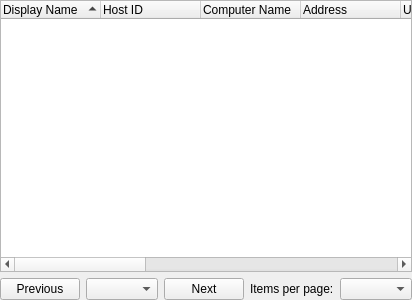
<?xml version="1.0" encoding="UTF-8"?>
<ui version="4.0">
 <class>RouterGroupWidget</class>
 <widget class="QWidget" name="RouterGroupWidget">
  <property name="geometry">
   <rect>
    <x>0</x>
    <y>0</y>
    <width>400</width>
    <height>300</height>
   </rect>
  </property>
  <layout class="QVBoxLayout" name="verticalLayout">
   <property name="leftMargin">
    <number>0</number>
   </property>
   <property name="topMargin">
    <number>0</number>
   </property>
   <property name="rightMargin">
    <number>0</number>
   </property>
   <property name="bottomMargin">
    <number>0</number>
   </property>
   <item>
    <widget class="QTreeWidget" name="tree_host">
     <property name="contextMenuPolicy">
      <enum>Qt::ContextMenuPolicy::CustomContextMenu</enum>
     </property>
     <property name="selectionBehavior">
      <enum>QAbstractItemView::SelectionBehavior::SelectRows</enum>
     </property>
     <property name="indentation">
      <number>0</number>
     </property>
     <property name="sortingEnabled">
      <bool>true</bool>
     </property>
     <property name="columnCount">
      <number>12</number>
     </property>
     <column>
      <property name="text">
       <string>Display Name</string>
      </property>
     </column>
     <column>
      <property name="text">
       <string>Host ID</string>
      </property>
     </column>
     <column>
      <property name="text">
       <string>Computer Name</string>
      </property>
     </column>
     <column>
      <property name="text">
       <string>Address</string>
      </property>
     </column>
     <column>
      <property name="text">
       <string>User Name</string>
      </property>
     </column>
     <column>
      <property name="text">
       <string>Comment</string>
      </property>
     </column>
     <column>
      <property name="text">
       <string>Operating System</string>
      </property>
     </column>
     <column>
      <property name="text">
       <string>Version</string>
      </property>
     </column>
     <column>
      <property name="text">
       <string>Architecture</string>
      </property>
     </column>
     <column>
      <property name="text">
       <string>Last Connect</string>
      </property>
     </column>
     <column>
      <property name="text">
       <string>Last Modify</string>
      </property>
     </column>
     <column>
      <property name="text">
       <string>Status</string>
      </property>
     </column>
    </widget>
   </item>
   <item>
    <layout class="QHBoxLayout" name="layout_hosts_pagination">
     <item>
      <widget class="IconTextButton" name="button_hosts_prev">
       <property name="toolTip">
        <string>Previous page</string>
       </property>
       <property name="text">
        <string>Previous</string>
       </property>
       <property name="icon">
        <iconset resource="../../../common/resources/common.qrc">
         <normaloff>:/img/arrow-left.svg</normaloff>:/img/arrow-left.svg</iconset>
       </property>
      </widget>
     </item>
     <item>
      <widget class="QComboBox" name="combo_hosts_page"/>
     </item>
     <item>
      <widget class="IconTextButton" name="button_hosts_next">
       <property name="toolTip">
        <string>Next page</string>
       </property>
       <property name="text">
        <string>Next</string>
       </property>
       <property name="icon">
        <iconset resource="../../../common/resources/common.qrc">
         <normaloff>:/img/arrow-right.svg</normaloff>:/img/arrow-right.svg</iconset>
       </property>
      </widget>
     </item>
     <item>
      <widget class="QLabel" name="label_hosts_page_size">
       <property name="text">
        <string>Items per page:</string>
       </property>
      </widget>
     </item>
     <item>
      <widget class="QComboBox" name="combo_hosts_page_size"/>
     </item>
     <item>
      <spacer name="spacer_hosts_pagination">
       <property name="orientation">
        <enum>Qt::Orientation::Horizontal</enum>
       </property>
       <property name="sizeHint" stdset="0">
        <size>
         <width>40</width>
         <height>20</height>
        </size>
       </property>
      </spacer>
     </item>
    </layout>
   </item>
  </layout>
 </widget>
 <customwidgets>
  <customwidget>
   <class>IconTextButton</class>
   <extends>QPushButton</extends>
   <header>common/desktop/icon_text_button.h</header>
  </customwidget>
 </customwidgets>
 <resources>
  <include location="../../../common/resources/common.qrc"/>
 </resources>
 <connections/>
</ui>
